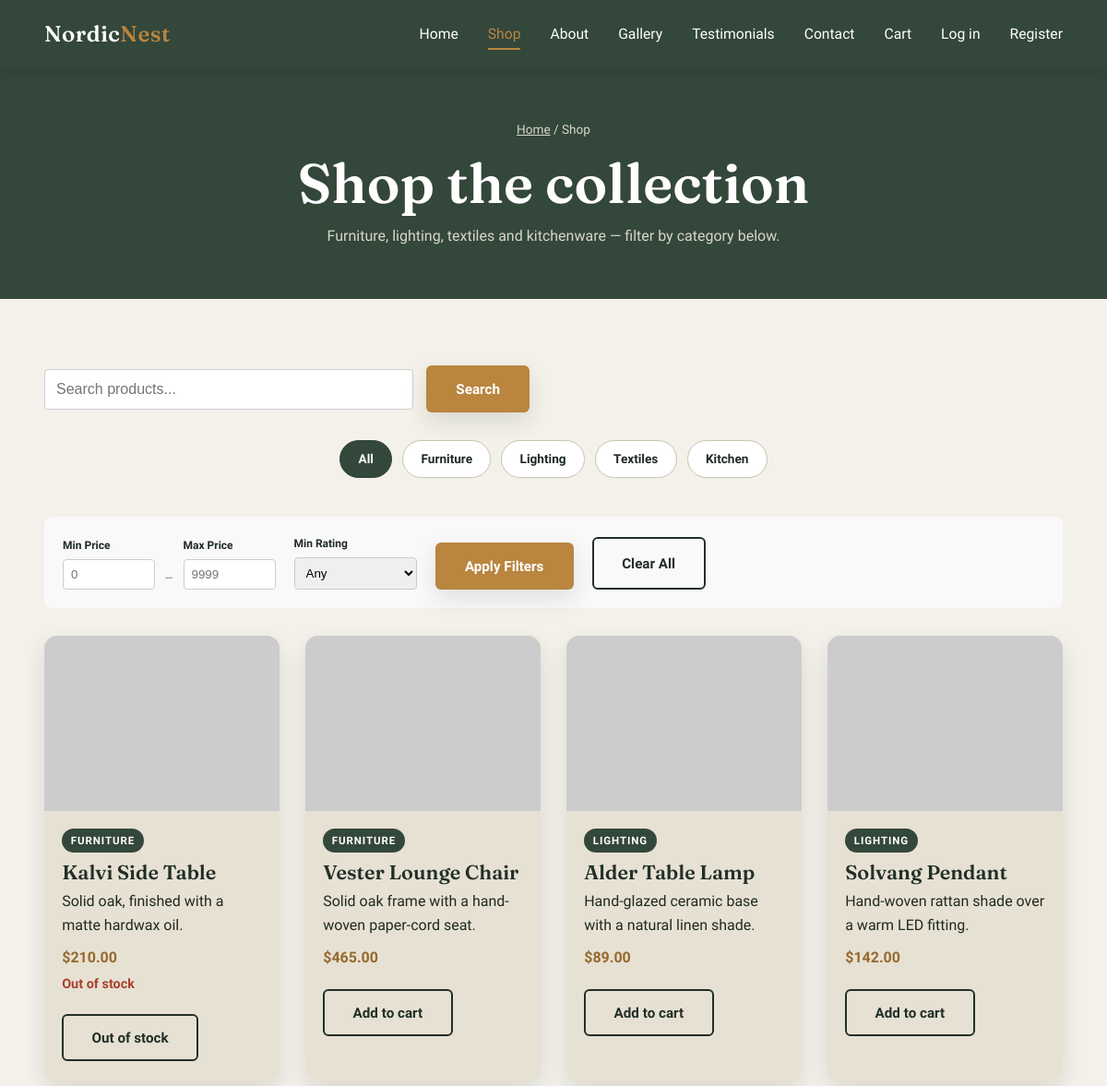
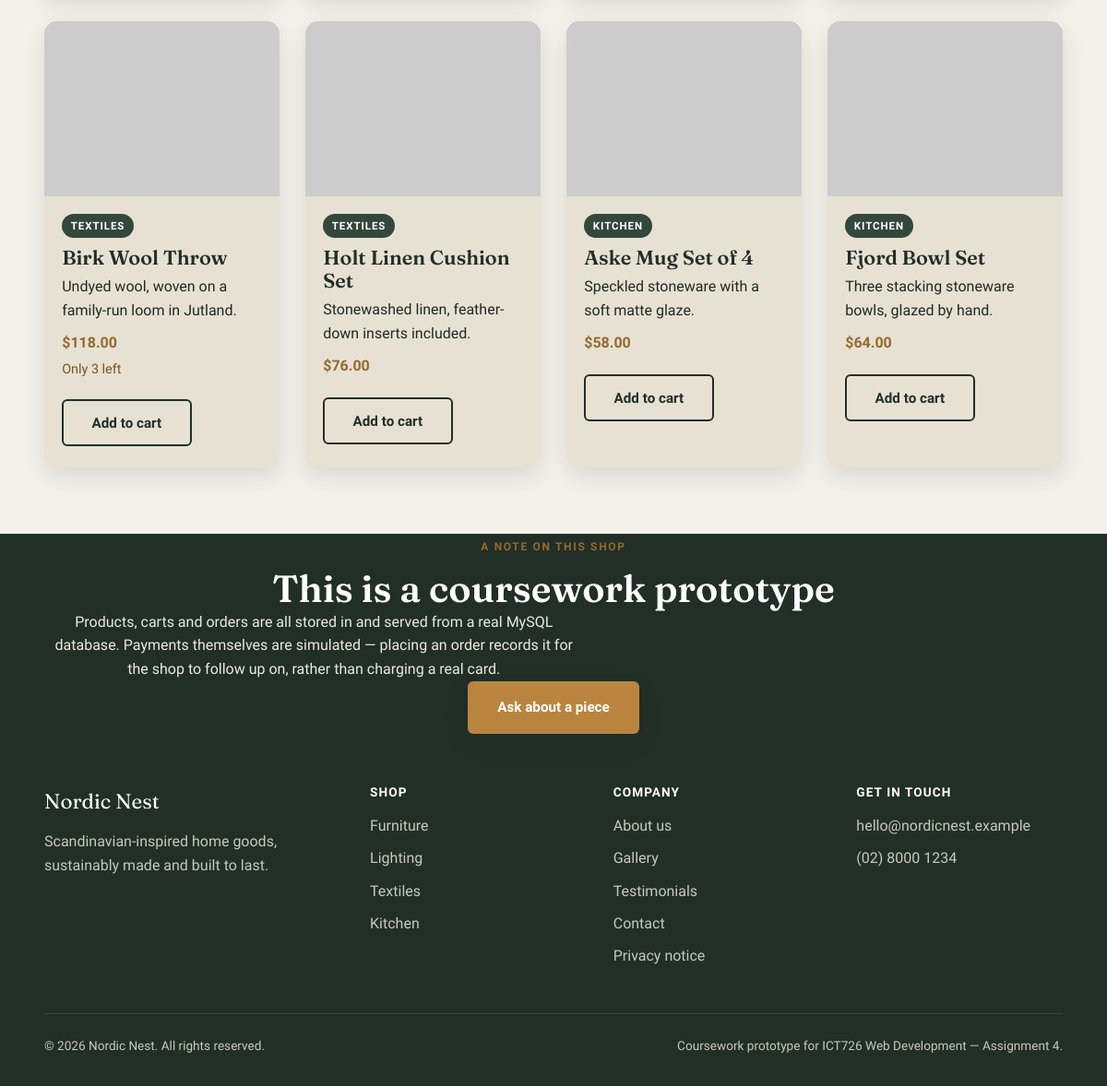
The page /shop.php on the database its author committed (2 pictures, top to bottom).
### tables this page shows
CREATE TABLE IF NOT EXISTS products (
    id              INT UNSIGNED AUTO_INCREMENT PRIMARY KEY,
    name            VARCHAR(150)  NOT NULL,
    category        ENUM('Furniture','Lighting','Textiles','Kitchen') NOT NULL,
    price           DECIMAL(10,2) NOT NULL,
    description     TEXT          NOT NULL,
    image_url       VARCHAR(255)  NOT NULL,
    stock           INT UNSIGNED  NOT NULL DEFAULT 0,
    created_at      TIMESTAMP     NOT NULL DEFAULT CURRENT_TIMESTAMP,
    updated_at      TIMESTAMP     NOT NULL DEFAULT CURRENT_TIMESTAMP ON UPDATE CURRENT_TIMESTAMP
);

### includes/functions.php (called while the page is built, shortened)
<?php
function h(?string $value): string
{
    return htmlspecialchars($value ?? '', ENT_QUOTES, 'UTF-8');
}
function clean(?string $value): string
{
    return trim($value ?? '');
}
function current_user(): ?array
{
    return $_SESSION['user'] ?? null;
}

### shop.php (the view, shortened to what this page needs)
<?php
require_once __DIR__ . '/includes/functions.php';
$valid_categories = ['Furniture', 'Lighting', 'Textiles', 'Kitchen'];
$category = clean($_GET['category'] ?? '');
$min_price = isset($_GET['min_price']) && $_GET['min_price'] !== '' ? (float)$_GET['min_price'] : 0;
$max_price = isset($_GET['max_price']) && $_GET['max_price'] !== '' ? (float)$_GET['max_price'] : 99999;
$min_rating = isset($_GET['min_rating']) ? (int)$_GET['min_rating'] : 0;
$search = clean($_GET['search'] ?? '');
$where_parts = ['p.price BETWEEN ? AND ?'];
$params = [$min_price, $max_price];
$where_clause = 'WHERE ' . implode(' AND ', $where_parts);
$query = "SELECT p.id, p.name, p.category, p.price, p.description, p.image_url, p.stock,
                 COALESCE(AVG(t.rating), 0) as avg_rating,
                 COUNT(DISTINCT CASE WHEN t.status = 'approved' THEN t.id END) as review_count
          FROM products p
          LEFT JOIN testimonials t ON p.id = t.product_id
          $where_clause
          GROUP BY p.id";
$query .= " ORDER BY p.category, p.name";
$stmt = $pdo->prepare($query);
$stmt->execute($params);
$products = $stmt->fetchAll();
$active           = 'shop';
$base             = '';
require __DIR__ . '/includes/header.php';
?>
<section class="page-header">
  <div class="container">
    <p class="breadcrumb"><a href="index.php">Home</a> / Shop</p>
    <h1>Shop the collection</h1>
    <p class="page-subheading">Furniture, lighting, textiles and kitchenware — filter by category below.</p>
  </div>
</section>
<section class="container section">
  <div class="search-section" style="margin-bottom: 30px;">
    <form method="GET" action="shop.php" class="search-form">
      <input type="text" name="search" placeholder="Search products..." value="<?= h($search) ?>" style="padding: 12px; border: 1px solid #ccc; border-radius: 4px; width: 100%; max-width: 400px; font-size: 16px;">
      <button type="submit" class="btn btn-primary" style="margin-left: 10px;">Search</button>
    </form>
  </div>
  <div class="filter-bar" role="group" aria-label="Filter products by category">
    <a class="filter-btn <?= $category === '' ? 'is-active' : '' ?>" href="shop.php?<?php echo http_build_query(array_filter(['search' => $search, 'min_price' => $min_price > 0 ? $min_price : '', 'max_price' => $max_price < 99999 ? $max_price : '', 'min_rating' => $min_rating > 0 ? $min_rating : ''])); ?>">All</a>
    <?php foreach ($valid_categories as $cat): ?>
      <a class="filter-btn <?= $category === $cat ? 'is-active' : '' ?>" href="shop.php?category=<?= urlencode($cat) ?>&<?php echo http_build_query(array_filter(['search' => $search, 'min_price' => $min_price > 0 ? $min_price : '', 'max_price' => $max_price < 99999 ? $max_price : '', 'min_rating' => $min_rating > 0 ? $min_rating : ''])); ?>"><?= h($cat) ?></a>
    <?php endforeach; ?>
  </div>
  <div class="advanced-filters" style="background: #f9f9f9; padding: 20px; margin: 30px 0; border-radius: 8px; display: flex; gap: 20px; flex-wrap: wrap; align-items: flex-end;">
    <form method="GET" action="shop.php" class="filters-form" style="display: flex; gap: 20px; flex-wrap: wrap; align-items: flex-end; width: 100%;">
      <div style="display: flex; gap: 10px; align-items: flex-end;">
        <div>
          <label for="min_price" style="display: block; font-size: 12px; font-weight: 600; margin-bottom: 5px;">Min Price</label>
          <input type="number" name="min_price" id="min_price" placeholder="0" value="<?= $min_price > 0 ? $min_price : '' ?>" min="0" step="0.01" style="padding: 8px; border: 1px solid #ccc; border-radius: 4px; width: 100px;">
        </div>
        <span style="color: #999;">–</span>
        <div>
          <label for="max_price" style="display: block; font-size: 12px; font-weight: 600; margin-bottom: 5px;">Max Price</label>
          <input type="number" name="max_price" id="max_price" placeholder="9999" value="<?= $max_price < 99999 ? $max_price : '' ?>" min="0" step="0.01" style="padding: 8px; border: 1px solid #ccc; border-radius: 4px; width: 100px;">
        </div>
      </div>
      <div>
        <label for="min_rating" style="display: block; font-size: 12px; font-weight: 600; margin-bottom: 5px;">Min Rating</label>
        <select name="min_rating" id="min_rating" style="padding: 8px; border: 1px solid #ccc; border-radius: 4px;">
          <option value="0" <?= $min_rating == 0 ? 'selected' : '' ?>>Any</option>
        </select>
      </div>
      <button type="submit" class="btn btn-primary">Apply Filters</button>
      <a href="shop.php" class="btn btn-outline">Clear All</a>
    </form>
  </div>
  <?php if (empty($products)): ?>
    <p>No products found matching your filters. Try adjusting your search or filters.</p>
  <?php else: ?>
    <div class="shelf-row">
      <?php foreach ($products as $p): $stock = (int)$p['stock']; ?>
        <article class="card">
          <img src="<?= h($p['image_url']) ?>" alt="<?= h($p['name']) ?>" loading="lazy">
          <div class="card-body">
            <span class="card-tag"><?= h($p['category']) ?></span>
            <h3><a href="product.php?id=<?= (int)$p['id'] ?>"><?= h($p['name']) ?></a></h3>
            <p><?= h($p['description']) ?></p>
            <p class="card-price">$<?= number_format((float)$p['price'], 2) ?></p>
            <?php if ($stock === 0): ?>
              <p class="stock-note out">Out of stock</p>
            <?php elseif ($stock <= 5): ?>
              <p class="stock-note low">Only <?= $stock ?> left</p>
            <?php endif; ?>
            <div class="card-actions">
              <form method="post" action="cart.php" class="add-to-cart-form">
                <button type="submit" class="btn btn-outline" <?= $stock === 0 ? 'disabled' : '' ?>><?= $stock === 0 ? 'Out of stock' : 'Add to cart' ?></button>
              </form>
            </div>
          </div>
        </article>
      <?php endforeach; ?>
    </div>
  <?php endif; ?>
</section>
<section class="band-dark">
  <div class="container center">
    <p class="eyebrow">A note on this shop</p>
    <h2>This is a coursework prototype</h2>
    <p>Products, carts and orders are all stored in and served from a real MySQL database. Payments themselves are simulated — placing an order records it for the shop to follow up on, rather than charging a real card.</p>
    <a class="btn btn-primary" href="contact.php">Ask about a piece</a>
  </div>
</section>
<?php require __DIR__ . '/includes/footer.php'; ?>

### includes/header.php (shortened to what this page needs)
<?php
$active            = $active ?? '';
$base              = $base ?? '';
$user              = current_user();
?>
<!DOCTYPE html>
<html lang="en">
<head>
  <link rel="stylesheet" href="<?= h($base) ?>css/style.css">
</head>
<body>
  <header class="site-header">
    <div class="nav-wrap container">
      <a class="logo" href="<?= h($base) ?>index.php">Nordic<span>Nest</span></a>
      <nav class="main-nav" id="main-nav" aria-label="Primary">
        <ul>
          <li><a href="<?= h($base) ?>index.php"        <?= $active === 'home'         ? 'aria-current="page"' : '' ?>>Home</a></li>
          <li><a href="<?= h($base) ?>shop.php"          <?= $active === 'shop'         ? 'aria-current="page"' : '' ?>>Shop</a></li>
          <li><a href="<?= h($base) ?>about.php"         <?= $active === 'about'        ? 'aria-current="page"' : '' ?>>About</a></li>
          <li><a href="<?= h($base) ?>gallery.php"       <?= $active === 'gallery'      ? 'aria-current="page"' : '' ?>>Gallery</a></li>
          <li><a href="<?= h($base) ?>testimonials.php"  <?= $active === 'testimonials' ? 'aria-current="page"' : '' ?>>Testimonials</a></li>
          <li><a href="<?= h($base) ?>contact.php"       <?= $active === 'contact'      ? 'aria-current="page"' : '' ?>>Contact</a></li>
          <li>
            <a href="<?= h($base) ?>cart.php" class="cart-link" <?= $active === 'cart' ? 'aria-current="page"' : '' ?>>
              Cart<?php $cart_count = cart_count(); if ($cart_count > 0): ?>
                <span class="cart-count" aria-label="<?= $cart_count ?> item<?= $cart_count === 1 ? '' : 's' ?> in cart"><?= $cart_count ?></span>
              <?php endif; ?>
            </a>
          </li>
          <?php if ($user): ?>
            <?php if ($user['role'] === 'admin'): ?>
              <li><a href="<?= h($base) ?>admin/dashboard.php" <?= $active === 'admin' ? 'aria-current="page"' : '' ?>>Admin</a></li>
            <?php endif; ?>
            <li>
              <a href="<?= h($base) ?>wishlist.php" <?= $active === 'wishlist' ? 'aria-current="page"' : '' ?>>
                Wishlist<?php $wishlist_count = wishlist_count($pdo, $user['id']); if ($wishlist_count > 0): ?>
                  <span class="cart-count" aria-label="<?= $wishlist_count ?> item<?= $wishlist_count === 1 ? '' : 's' ?> saved"><?= $wishlist_count ?></span>
                <?php endif; ?>
              </a>
            </li>
            <li><a href="<?= h($base) ?>profile.php" <?= $active === 'profile' ? 'aria-current="page"' : '' ?>>My account</a></li>
            <li><a href="<?= h($base) ?>logout.php">Log out</a></li>
          <?php else: ?>
            <li><a href="<?= h($base) ?>login.php"    <?= $active === 'login'    ? 'aria-current="page"' : '' ?>>Log in</a></li>
            <li><a href="<?= h($base) ?>register.php" <?= $active === 'register' ? 'aria-current="page"' : '' ?>>Register</a></li>
          <?php endif; ?>
        </ul>
      </nav>
    </div>
  </header>
  <main id="main">

### includes/footer.php (shortened to what this page needs)
  </main>
  <footer class="site-footer">
    <div class="container footer-grid">
      <div>
        <span class="footer-logo">Nordic Nest</span>
        <p>Scandinavian-inspired home goods, sustainably made and built to last.</p>
      </div>
      <div>
        <h4>Shop</h4>
        <ul>
          <li><a href="<?= h($base) ?>shop.php?category=Furniture">Furniture</a></li>
          <li><a href="<?= h($base) ?>shop.php?category=Lighting">Lighting</a></li>
          <li><a href="<?= h($base) ?>shop.php?category=Textiles">Textiles</a></li>
          <li><a href="<?= h($base) ?>shop.php?category=Kitchen">Kitchen</a></li>
        </ul>
      </div>
      <div>
        <h4>Company</h4>
        <ul>
          <li><a href="<?= h($base) ?>about.php">About us</a></li>
          <li><a href="<?= h($base) ?>gallery.php">Gallery</a></li>
          <li><a href="<?= h($base) ?>testimonials.php">Testimonials</a></li>
          <li><a href="<?= h($base) ?>contact.php">Contact</a></li>
          <li><a href="<?= h($base) ?>privacy.php">Privacy notice</a></li>
        </ul>
      </div>
      <div>
        <h4>Get in touch</h4>
        <ul>
          <li><a href="mailto:hello@nordicnest.example">hello@nordicnest.example</a></li>
          <li>(02) 8000 1234</li>
        </ul>
      </div>
    </div>
    <div class="container footer-bottom">
      <p>&copy; <?= date('Y') ?> Nordic Nest. All rights reserved.</p>
      <p>Coursework prototype for ICT726 Web Development — Assignment 4.</p>
    </div>
  </footer>
</body>
</html>

### rows shown on the page
products: category "FURNITURE", name "Kalvi Side Table", description "Solid oak, finished with a matte hardwax oil.", price "210.00", stock "Out of stock"
products: category "FURNITURE", name "Vester Lounge Chair", description "Solid oak frame with a hand-woven paper-cord seat.", price "465.00", stock "Add to cart"
products: category "LIGHTING", name "Alder Table Lamp", description "Hand-glazed ceramic base with a natural linen shade.", price "89.00", stock "Add to cart"
products: category "LIGHTING", name "Solvang Pendant", description "Hand-woven rattan shade over a warm LED fitting.", price "142.00", stock "Add to cart"
products: category "TEXTILES", name "Birk Wool Throw", description "Undyed wool, woven on a family-run loom in Jutland.", price "118.00", stock "3", shows "Add to cart"
products: category "TEXTILES", name "Holt Linen Cushion Set", description "Stonewashed linen, feather-down inserts included.", price "76.00", stock "Add to cart"
products: category "KITCHEN", name "Aske Mug Set of 4", description "Speckled stoneware with a soft matte glaze.", price "58.00", stock "Add to cart"
products: category "KITCHEN", name "Fjord Bowl Set", description "Three stacking stoneware bowls, glazed by hand.", price "64.00", stock "Add to cart"

### other values the page prints
$cat "Furniture"
$cat "Lighting"
$cat "Textiles"
$cat "Kitchen"
